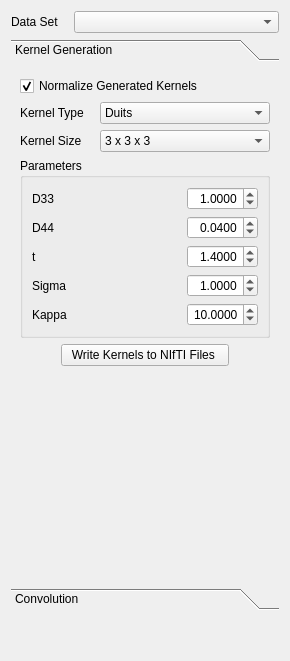
<?xml version="1.0" encoding="UTF-8"?>
<ui version="4.0">
 <class>HARDIConvolutionsForm</class>
 <widget class="QWidget" name="HARDIConvolutionsForm">
  <property name="geometry">
   <rect>
    <x>0</x>
    <y>0</y>
    <width>290</width>
    <height>661</height>
   </rect>
  </property>
  <property name="windowTitle">
   <string>Form</string>
  </property>
  <layout class="QVBoxLayout" name="verticalLayout">
   <item>
    <layout class="QHBoxLayout" name="dataHLayout">
     <item>
      <widget class="QLabel" name="dataLabel">
       <property name="sizePolicy">
        <sizepolicy hsizetype="Fixed" vsizetype="Preferred">
         <horstretch>0</horstretch>
         <verstretch>0</verstretch>
        </sizepolicy>
       </property>
       <property name="text">
        <string>Data Set   </string>
       </property>
      </widget>
     </item>
     <item>
      <widget class="QComboBox" name="dataCombo"/>
     </item>
    </layout>
   </item>
   <item>
    <widget class="QToolBox" name="toolBox">
     <property name="sizePolicy">
      <sizepolicy hsizetype="Preferred" vsizetype="Expanding">
       <horstretch>0</horstretch>
       <verstretch>1</verstretch>
      </sizepolicy>
     </property>
     <property name="currentIndex">
      <number>0</number>
     </property>
     <widget class="QWidget" name="generationPage">
      <property name="geometry">
       <rect>
        <x>0</x>
        <y>0</y>
        <width>272</width>
        <height>515</height>
       </rect>
      </property>
      <attribute name="label">
       <string>Kernel Generation</string>
      </attribute>
      <layout class="QVBoxLayout" name="verticalLayout_2">
       <item>
        <widget class="QCheckBox" name="genNormalizeCheck">
         <property name="text">
          <string>Normalize Generated Kernels</string>
         </property>
         <property name="checked">
          <bool>true</bool>
         </property>
        </widget>
       </item>
       <item>
        <layout class="QGridLayout" name="kernelOptionsGLayout">
         <property name="bottomMargin">
          <number>0</number>
         </property>
         <item row="0" column="0">
          <widget class="QLabel" name="genTypeLabel">
           <property name="sizePolicy">
            <sizepolicy hsizetype="Fixed" vsizetype="Preferred">
             <horstretch>0</horstretch>
             <verstretch>0</verstretch>
            </sizepolicy>
           </property>
           <property name="text">
            <string>Kernel Type   </string>
           </property>
          </widget>
         </item>
         <item row="0" column="1">
          <widget class="QComboBox" name="genTypeCombo">
           <item>
            <property name="text">
             <string>Duits</string>
            </property>
           </item>
           <item>
            <property name="text">
             <string>Barmpoutis</string>
            </property>
           </item>
          </widget>
         </item>
         <item row="1" column="0">
          <widget class="QLabel" name="kernelSizeLabel">
           <property name="text">
            <string>Kernel Size   </string>
           </property>
          </widget>
         </item>
         <item row="1" column="1">
          <widget class="QComboBox" name="kernelSizeCombo">
           <property name="currentIndex">
            <number>1</number>
           </property>
           <item>
            <property name="text">
             <string>1 x 1 x 1</string>
            </property>
           </item>
           <item>
            <property name="text">
             <string>3 x 3 x 3</string>
            </property>
           </item>
           <item>
            <property name="text">
             <string>5 x 5 x 5</string>
            </property>
           </item>
           <item>
            <property name="text">
             <string>7 x 7 x 7</string>
            </property>
           </item>
           <item>
            <property name="text">
             <string>9 x 9 x 9</string>
            </property>
           </item>
          </widget>
         </item>
        </layout>
       </item>
       <item>
        <widget class="QGroupBox" name="genParametersGroup">
         <property name="title">
          <string>Parameters</string>
         </property>
         <layout class="QVBoxLayout" name="verticalLayout_3">
          <item>
           <layout class="QGridLayout" name="paraGLayout">
            <item row="0" column="0">
             <widget class="QLabel" name="paraD33Label">
              <property name="text">
               <string>D33 </string>
              </property>
             </widget>
            </item>
            <item row="0" column="1">
             <widget class="QDoubleSpinBox" name="paraD33Spin">
              <property name="sizePolicy">
               <sizepolicy hsizetype="Fixed" vsizetype="Fixed">
                <horstretch>0</horstretch>
                <verstretch>0</verstretch>
               </sizepolicy>
              </property>
              <property name="alignment">
               <set>Qt::AlignRight|Qt::AlignTrailing|Qt::AlignVCenter</set>
              </property>
              <property name="decimals">
               <number>4</number>
              </property>
              <property name="value">
               <double>1.000000000000000</double>
              </property>
             </widget>
            </item>
            <item row="1" column="0">
             <widget class="QLabel" name="paraD44Label">
              <property name="text">
               <string>D44</string>
              </property>
             </widget>
            </item>
            <item row="1" column="1">
             <widget class="QDoubleSpinBox" name="paraD44Spin">
              <property name="sizePolicy">
               <sizepolicy hsizetype="Fixed" vsizetype="Fixed">
                <horstretch>0</horstretch>
                <verstretch>0</verstretch>
               </sizepolicy>
              </property>
              <property name="alignment">
               <set>Qt::AlignRight|Qt::AlignTrailing|Qt::AlignVCenter</set>
              </property>
              <property name="decimals">
               <number>4</number>
              </property>
              <property name="value">
               <double>0.040000000000000</double>
              </property>
             </widget>
            </item>
            <item row="2" column="0">
             <widget class="QLabel" name="paraTLabel">
              <property name="text">
               <string>t</string>
              </property>
             </widget>
            </item>
            <item row="2" column="1">
             <widget class="QDoubleSpinBox" name="paraTSpin">
              <property name="sizePolicy">
               <sizepolicy hsizetype="Fixed" vsizetype="Fixed">
                <horstretch>0</horstretch>
                <verstretch>0</verstretch>
               </sizepolicy>
              </property>
              <property name="alignment">
               <set>Qt::AlignRight|Qt::AlignTrailing|Qt::AlignVCenter</set>
              </property>
              <property name="decimals">
               <number>4</number>
              </property>
              <property name="value">
               <double>1.400000000000000</double>
              </property>
             </widget>
            </item>
            <item row="3" column="0">
             <widget class="QLabel" name="paraSigmaLabel">
              <property name="text">
               <string>Sigma</string>
              </property>
             </widget>
            </item>
            <item row="3" column="1">
             <widget class="QDoubleSpinBox" name="paraSigmaSpin">
              <property name="sizePolicy">
               <sizepolicy hsizetype="Fixed" vsizetype="Fixed">
                <horstretch>0</horstretch>
                <verstretch>0</verstretch>
               </sizepolicy>
              </property>
              <property name="alignment">
               <set>Qt::AlignRight|Qt::AlignTrailing|Qt::AlignVCenter</set>
              </property>
              <property name="decimals">
               <number>4</number>
              </property>
              <property name="value">
               <double>1.000000000000000</double>
              </property>
             </widget>
            </item>
            <item row="4" column="0">
             <widget class="QLabel" name="paraKappaLabel">
              <property name="text">
               <string>Kappa</string>
              </property>
             </widget>
            </item>
            <item row="4" column="1">
             <widget class="QDoubleSpinBox" name="paraKappaSpin">
              <property name="sizePolicy">
               <sizepolicy hsizetype="Fixed" vsizetype="Fixed">
                <horstretch>0</horstretch>
                <verstretch>0</verstretch>
               </sizepolicy>
              </property>
              <property name="alignment">
               <set>Qt::AlignRight|Qt::AlignTrailing|Qt::AlignVCenter</set>
              </property>
              <property name="decimals">
               <number>4</number>
              </property>
              <property name="value">
               <double>10.000000000000000</double>
              </property>
             </widget>
            </item>
           </layout>
          </item>
         </layout>
        </widget>
       </item>
       <item>
        <layout class="QHBoxLayout" name="genButtonHLayout">
         <item>
          <widget class="QPushButton" name="genButton">
           <property name="sizePolicy">
            <sizepolicy hsizetype="Fixed" vsizetype="Fixed">
             <horstretch>0</horstretch>
             <verstretch>0</verstretch>
            </sizepolicy>
           </property>
           <property name="text">
            <string>  Write Kernels to NIfTI Files   </string>
           </property>
          </widget>
         </item>
        </layout>
       </item>
       <item>
        <spacer name="genSpacer">
         <property name="orientation">
          <enum>Qt::Vertical</enum>
         </property>
         <property name="sizeHint" stdset="0">
          <size>
           <width>20</width>
           <height>40</height>
          </size>
         </property>
        </spacer>
       </item>
      </layout>
     </widget>
     <widget class="QWidget" name="convPage">
      <property name="geometry">
       <rect>
        <x>0</x>
        <y>0</y>
        <width>272</width>
        <height>515</height>
       </rect>
      </property>
      <attribute name="label">
       <string>Convolution</string>
      </attribute>
      <layout class="QVBoxLayout" name="verticalLayout_4">
       <item>
        <layout class="QHBoxLayout" name="iterHLayout">
         <item>
          <widget class="QLabel" name="iterLabel">
           <property name="text">
            <string>Number of Iterations</string>
           </property>
          </widget>
         </item>
         <item>
          <widget class="QSpinBox" name="iterSpin">
           <property name="sizePolicy">
            <sizepolicy hsizetype="Fixed" vsizetype="Fixed">
             <horstretch>0</horstretch>
             <verstretch>0</verstretch>
            </sizepolicy>
           </property>
           <property name="minimum">
            <number>1</number>
           </property>
           <property name="value">
            <number>1</number>
           </property>
          </widget>
         </item>
        </layout>
       </item>
       <item>
        <widget class="QGroupBox" name="thresholdGroup">
         <property name="title">
          <string>Masking Threshold</string>
         </property>
         <layout class="QVBoxLayout" name="verticalLayout_7">
          <item>
           <layout class="QGridLayout" name="maskingGLayout">
            <property name="bottomMargin">
             <number>0</number>
            </property>
            <item row="1" column="1">
             <widget class="QDoubleSpinBox" name="thresholdAbsSpin">
              <property name="sizePolicy">
               <sizepolicy hsizetype="Fixed" vsizetype="Fixed">
                <horstretch>0</horstretch>
                <verstretch>0</verstretch>
               </sizepolicy>
              </property>
              <property name="alignment">
               <set>Qt::AlignRight|Qt::AlignTrailing|Qt::AlignVCenter</set>
              </property>
              <property name="decimals">
               <number>4</number>
              </property>
              <property name="singleStep">
               <double>0.100000000000000</double>
              </property>
              <property name="value">
               <double>0.150000000000000</double>
              </property>
             </widget>
            </item>
            <item row="1" column="0">
             <widget class="QRadioButton" name="thresholdAbsRadio">
              <property name="text">
               <string>Absolute Value</string>
              </property>
             </widget>
            </item>
            <item row="0" column="0">
             <widget class="QRadioButton" name="thresholdPercRadio">
              <property name="text">
               <string>% of Max. Value</string>
              </property>
              <property name="checked">
               <bool>true</bool>
              </property>
             </widget>
            </item>
            <item row="0" column="1">
             <widget class="QSpinBox" name="thresholdPercSpin">
              <property name="alignment">
               <set>Qt::AlignRight|Qt::AlignTrailing|Qt::AlignVCenter</set>
              </property>
              <property name="suffix">
               <string>%</string>
              </property>
              <property name="value">
               <number>20</number>
              </property>
             </widget>
            </item>
           </layout>
          </item>
         </layout>
        </widget>
       </item>
       <item>
        <widget class="QGroupBox" name="kernelSourceGroup">
         <property name="title">
          <string>Kernel Source</string>
         </property>
         <layout class="QVBoxLayout" name="verticalLayout_5">
          <item>
           <widget class="QRadioButton" name="kernelSourceGenRadio">
            <property name="enabled">
             <bool>true</bool>
            </property>
            <property name="text">
             <string>Kernel Generator</string>
            </property>
            <property name="checked">
             <bool>true</bool>
            </property>
           </widget>
          </item>
          <item>
           <widget class="QRadioButton" name="kernelSourceNIfTIRadio">
            <property name="text">
             <string>NIfTI Files (Kernel Image Group)</string>
            </property>
            <property name="checked">
             <bool>false</bool>
            </property>
           </widget>
          </item>
          <item>
           <layout class="QHBoxLayout" name="kigHLayout">
            <item>
             <widget class="QLabel" name="kigLabel">
              <property name="sizePolicy">
               <sizepolicy hsizetype="Fixed" vsizetype="Preferred">
                <horstretch>0</horstretch>
                <verstretch>0</verstretch>
               </sizepolicy>
              </property>
              <property name="text">
               <string>KIG:   </string>
              </property>
             </widget>
            </item>
            <item>
             <widget class="QComboBox" name="kigCombo"/>
            </item>
           </layout>
          </item>
          <item>
           <layout class="QHBoxLayout" name="kigLoadHLayout">
            <item>
             <spacer name="kigLoadSpacer">
              <property name="orientation">
               <enum>Qt::Horizontal</enum>
              </property>
              <property name="sizeHint" stdset="0">
               <size>
                <width>40</width>
                <height>20</height>
               </size>
              </property>
             </spacer>
            </item>
            <item>
             <widget class="QPushButton" name="kigLoadButton">
              <property name="text">
               <string>   Load KIG File...   </string>
              </property>
             </widget>
            </item>
           </layout>
          </item>
         </layout>
        </widget>
       </item>
       <item>
        <widget class="QGroupBox" name="outputGroup">
         <property name="title">
          <string>Output</string>
         </property>
         <layout class="QVBoxLayout" name="verticalLayout_6">
          <item>
           <widget class="QRadioButton" name="outputNewRadio">
            <property name="text">
             <string>New Data Set</string>
            </property>
            <property name="checked">
             <bool>true</bool>
            </property>
           </widget>
          </item>
          <item>
           <widget class="QRadioButton" name="outputOverwriteRadio">
            <property name="text">
             <string>Overwrite Existing Data Set</string>
            </property>
           </widget>
          </item>
          <item>
           <layout class="QHBoxLayout" name="outputOverwriteHLayout">
            <item>
             <widget class="QLabel" name="outputOverwriteLabel">
              <property name="sizePolicy">
               <sizepolicy hsizetype="Fixed" vsizetype="Preferred">
                <horstretch>0</horstretch>
                <verstretch>0</verstretch>
               </sizepolicy>
              </property>
              <property name="text">
               <string>Data Set   </string>
              </property>
             </widget>
            </item>
            <item>
             <widget class="QComboBox" name="outputOverwriteCombo"/>
            </item>
           </layout>
          </item>
          <item>
           <layout class="QHBoxLayout" name="outputRenameHLayout">
            <item>
             <spacer name="outputRenameSpacer">
              <property name="orientation">
               <enum>Qt::Horizontal</enum>
              </property>
              <property name="sizeHint" stdset="0">
               <size>
                <width>40</width>
                <height>20</height>
               </size>
              </property>
             </spacer>
            </item>
            <item>
             <widget class="QPushButton" name="outputRenameButton">
              <property name="text">
               <string>Rename</string>
              </property>
             </widget>
            </item>
           </layout>
          </item>
         </layout>
        </widget>
       </item>
       <item>
        <layout class="QHBoxLayout" name="applyHLayout">
         <item>
          <widget class="QPushButton" name="applyButton">
           <property name="sizePolicy">
            <sizepolicy hsizetype="Fixed" vsizetype="Fixed">
             <horstretch>0</horstretch>
             <verstretch>0</verstretch>
            </sizepolicy>
           </property>
           <property name="text">
            <string>   Apply Convolution   </string>
           </property>
          </widget>
         </item>
        </layout>
       </item>
       <item>
        <spacer name="convSpacer">
         <property name="orientation">
          <enum>Qt::Vertical</enum>
         </property>
         <property name="sizeHint" stdset="0">
          <size>
           <width>20</width>
           <height>40</height>
          </size>
         </property>
        </spacer>
       </item>
      </layout>
     </widget>
    </widget>
   </item>
   <item>
    <spacer name="mainSpacer">
     <property name="orientation">
      <enum>Qt::Vertical</enum>
     </property>
     <property name="sizeType">
      <enum>QSizePolicy::Expanding</enum>
     </property>
     <property name="sizeHint" stdset="0">
      <size>
       <width>20</width>
       <height>40</height>
      </size>
     </property>
    </spacer>
   </item>
  </layout>
 </widget>
 <resources/>
 <connections/>
</ui>
